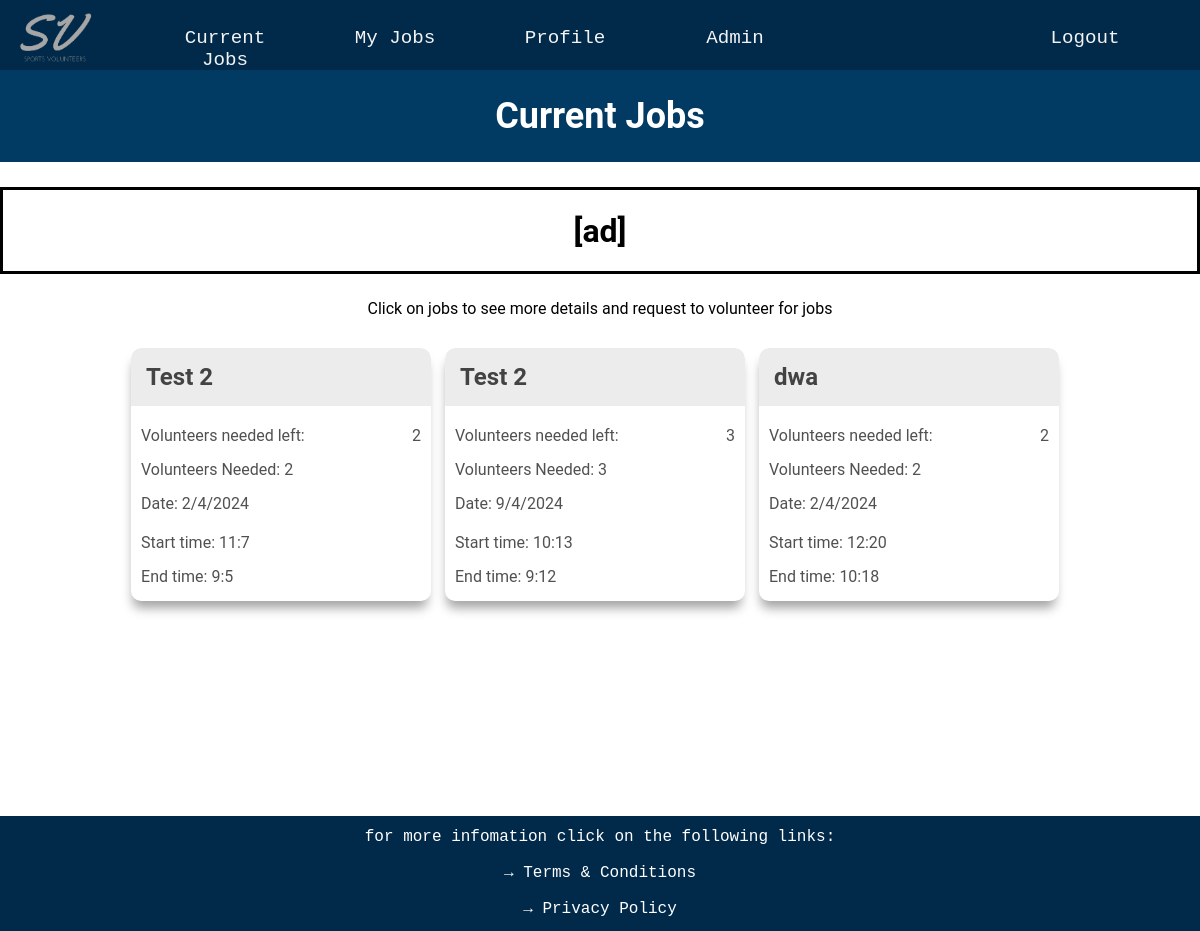
The app's page /current_jobs (signed in), older data.
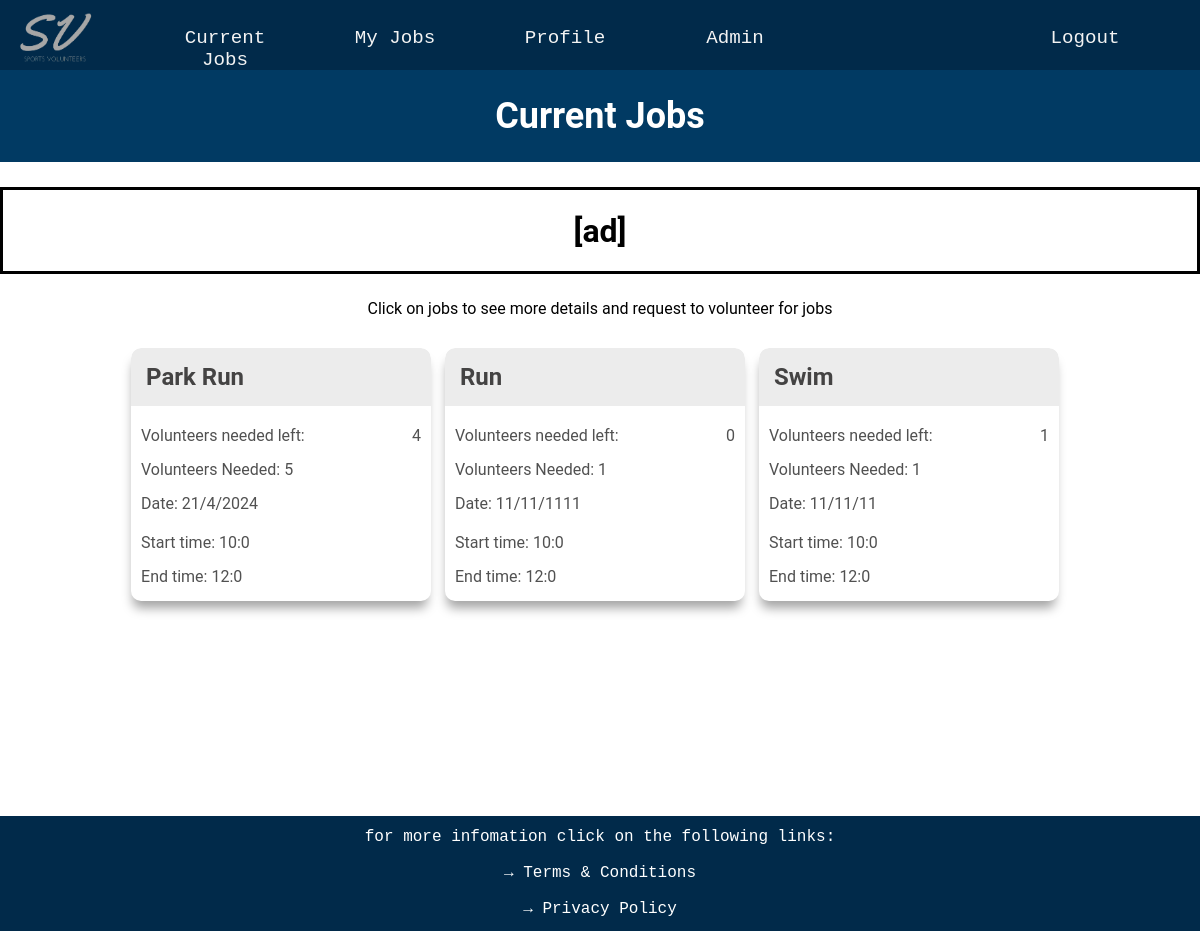
The same page, newer data.
### website/databases.py (models this page shows, shortened)
class Jobs(UserMixin, db.Model):
    __tablename__ = 'jobs'
    job_id = db.Column(db.Integer, primary_key=True)
    job_name = db.Column(db.String(20))
    volunteers_needed = db.Column(db.Integer)
    volunteers_needed_left = db.Column(db.Integer)
    start_time = db.Column(db.String(20))
    end_time = db.Column(db.String(20))
    date = db.Column(db.String(20))
    job_description = db.Column(db.String(300))
    job_qualifications = db.relationship('Qualification', secondary=job_requirements,
                                         backref=db.backref('required_for_jobs', lazy='subquery'))

### website/routes.py (the view)
@app.route('/current_jobs', methods=['GET', 'POST'])
def current_jobs():
    jobs = Jobs.query.all()
    current_user_id = current_user.get_id()
    user = User.query.get(current_user_id)
    user_qualifications_ids = {q.qualifications_id for q in user.qualifications}
    qualified_jobs_ids = []
    for job in jobs:
        job_requirement_ids = {qr.qualifications_id for qr in job.job_qualifications}
        if job_requirement_ids.issubset(user_qualifications_ids):
            qualified_jobs_ids.append(job.job_id)
    assigned_job_ids = []
    assigned_jobs = UserJobLink.query.filter_by(user_id=current_user_id).all()
    for assigned_job in assigned_jobs:
        assigned_job_ids.append(assigned_job.job_id)
    requested_job_ids = []
    requested_jobs = Requests.query.filter_by(user_id=current_user_id).all()
    for requested in requested_jobs:
        requested_job_ids.append(requested.job_id)
    if 'job_id_request' in request.form:
        job_id_request = request.form['job_id_request']
        new_request = Requests(user_id=current_user_id, job_id=job_id_request)
        db.session.add(new_request)
        db.session.commit()
        return redirect(url_for('current_jobs'))
    return render_template('current_jobs.html', jobs=jobs, qualified_jobs_ids=qualified_jobs_ids,
                           requested_job_ids=requested_job_ids, assigned_job_ids=assigned_job_ids, prescription_level = prescription_level)

### website/databases.py (called while the page is built)
    def get_id(self):
        return str(self.user_id)

### website/routes.py (called while the page is built)
@lm.user_loader
def load_user(user_id):
    return User.query.get(int(user_id))

### website/templates/current_jobs.html (shortened to what this page needs)
{% extends "layout.html" %}
{% block page_content %}
<div class="timetable-title-box">
    <h1 class='timetable-title'>Current Jobs</h1>
</div>
{% if prescription_level == 'free' %}
<div class="ad_top">
    <h1 class='ad_text'>[ad]</h1>
</div>
{% endif %}
{% if jobs %}
<p class="timetable-guide">Click on jobs to see more details and request to volunteer for jobs</p>
<div class="timetable-boxes">
    {% for job in jobs %}
    <div class="job-content">
        <element class='popup_element' onclick="togglePopup('{{ job.job_id }}')">
            <div class="job-box">
                <div class="job-name-box">
                    <div class="job-name"><b>{{ job.job_name }}</b></div>
                </div>
                <div>Volunteers needed left: <span>{{ job.volunteers_needed_left }}</span></div>
                <div>Volunteers Needed: <span>{{ job.volunteers_needed }}</span></div>
                <div>Date: <span>{{ job.date }}</span></div>
                <div>Start time: <span>{{ job.start_time }}</span></div>
                <div>End time: <span>{{ job.end_time }}</span></div>
            </div>
        </element>
    </div>
    {% endfor %}
</div>
{% else %}
<div class="no-jobs">
    <h1>No jobs found</h1>
    <p>There are no available jobs at the moment.</p>
</div>
{% endif %}
{% endblock %}

### website/templates/layout.html (shortened to what this page needs)
<!DOCTYPE html>
{% import "bootstrap/wtf.html" as wtf %}
<head>
    <link rel=stylesheet type=text/css href="{{ url_for('static', filename='styles.css') }}">
</head>
<div id="page-container">
    <ul class="navbar">
        <li>
            <div class="navbar_box_logo">
                <br>
                <img class="top_logo"
                    src="{{ url_for('static', filename='images/darker_logo.png') }}"
                    onmouseover= this.src="{{ url_for('static', filename='images/light_logo.png') }}"
                    onmouseout= this.src="{{ url_for('static', filename='images/darker_logo.png') }}"
                    alt="logo image" />
            </div>
        </li>
        <li>
            <div class="navbar_box">
                <a class="navbar_item" href="{{ url_for('current_jobs') }}">Current Jobs</a>
            </div>
        </li>
        <li>
            <div class="navbar_box">
                <a class="navbar_item" href="{{ url_for('my_jobs') }}">My Jobs</a>
            </div>
        </li>
        <li>
            <div class="navbar_box">
                <a class="navbar_item" href="{{ url_for('profile') }}">Profile</a>
            </div>
        </li>
        {% if current_user.admin %}
            <li>
            <div class="navbar_box">
                <a class="navbar_item" href="{{ url_for('admin') }}">Admin</a>
            </div>
        </li>
        {% endif %}
        <li class = "navbar_right">
            <div class="navbar_box">
                <a class="navbar_item" href="{{ url_for('logout') }}">Logout</a>
            </div>
        </li>
    </ul>
    <div id = "content-wrap">
        {% block page_content %}{% endblock %}
    </div>
</div>
<footer class="footer">
    <p class = 'footer_text'>for more infomation click on the following links:</p>
    <p><a href="{{ url_for('terms') }}" class = 'footer_link'>→ Terms & Conditions</a></p>
    <p><a href="{{ url_for('privacy')}}" class = 'footer_link'>→ Privacy Policy</a></p>
</footer>

### website/static/styles.css (style rules this page uses)
.navbar { list-style-type: none; padding: 0; overflow: hidden; background-color: #012A4A; position: sticky; top: 0px; margin: 0px; z-index: 1; }
.navbar_box_logo { height: 50px; width: 140px; margin-top: 10px; margin-bottom: 10px; }
.navbar_box { height: 50px; width: 170px; margin-top: 10px; margin-bottom: 10px; }
li { float: left; }
.navbar_right { float: right; margin-right: 30px; }
.navbar_item { display: block; text-decoration: none; font-family: Andale Mono, monospace; color: #F3F3F3; font-size: 120%; text-align: center; padding: 10% 10%; }
#page-container { position: relative; min-height: 100vh; }
#content-wrap { overflow: auto; }
.top_logo { height: 80px; width: 80px; text-align: center; display: flex; margin-left: 15px; margin-top: -30px; }
.footer { width: 100%; height: 115px; background-color: #012A4A; text-align: center; margin-top: auto; }
.footer_text, .footer_link { color: white; text-decoration: none; font-family: Andale Mono, monospace; font-size: 16px; text-align: center; }
.footer_text { padding-top: 12px; }
.profile-title, .timetable-title { text-align: center; font-size: 3vw; color: white; }
.p-title-box, .timetable-title-box { background-color: #013A63; padding: 1px; margin-bottom: 25px; }
.timetable-guide { text-align: center; margin-bottom: 30px; }
.timetable-boxes { margin: 0px 50px; text-align: center; }
.job-content { display: inline-block; margin-right: 10px; text-align: left; width: 300px; white-space: nowrap; overflow: hidden; text-overflow: ellipsis; border-radius: 10px; margin-bottom: 20px; box-shadow: -1px 10px 11px -3px rgb(164, 164, 164); }
.job-box { border-radius: 10px; max-width: 300px; color: #515151; }
.job-name-box div { padding: 0px 10px; }
.job-name { font-size: 24px; color: rgb(68, 67, 67); }
.job-box div:nth-child(n + 2) { padding: 0px 10px 10px 10px; margin-bottom: 5px; }
.job-box div:nth-child(2) { display: flex; justify-content: space-between; margin-top: 20px; }
.job-box div:nth-child(4) { margin-bottom: 10px; }
.job-name-box { background-color: #ececec; padding: 15px 5px 15px 5px; border-radius: 10px 10px 0px 0px; }
.ad_top { background-color: white; margin-bottom: 25px; text-align: center; border-style: solid; }

Row changes from the older to the newer data that the page shows:
changed Jobs: job_name "Test 2" → "Park Run"; volunteers_needed_left "2" → "4"; volunteers_needed "2" → "5"; date "2/4/2024" → "21/4/2024"; start_time "11:7" → "10:0"; end_time "9:5" → "12:0"
changed Jobs: job_name "Test 2" → "Run"; volunteers_needed_left "3" → "0"; volunteers_needed "3" → "1"; date "9/4/2024" → "11/11/1111"; start_time "10:13" → "10:0"; end_time "9:12" → "12:0"
changed Jobs: job_name "dwa" → "Swim"; volunteers_needed_left "2" → "1"; volunteers_needed "2" → "1"; date "2/4/2024" → "11/11/11"; start_time "12:20" → "10:0"; end_time "10:18" → "12:0"
